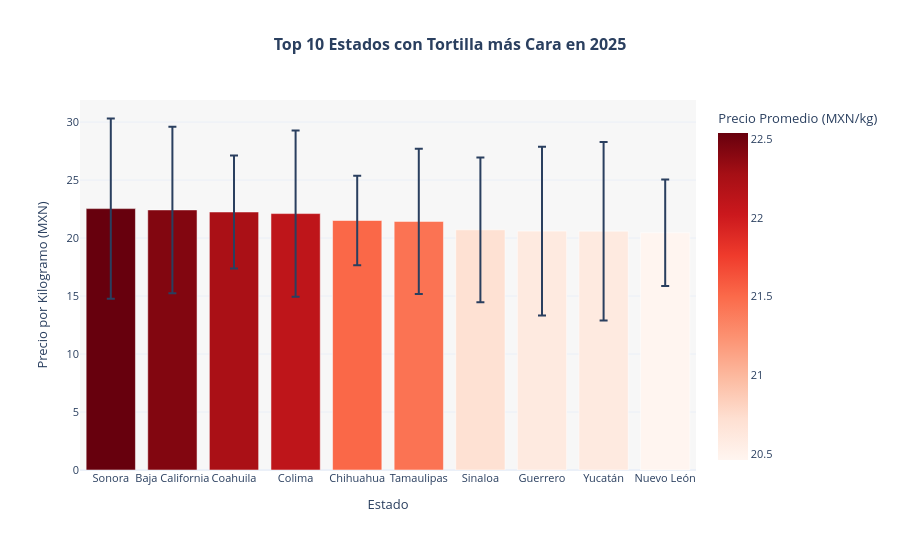

Source (notebook cell):
### Markdown cell above
### ¿Dónde está más cara la tortilla hoy en día?

### Code cell
# Top 10 estados con el precio promedio más alto
last_year = df['Year'].max()
state_prices = df[df['Year'] == last_year].groupby('State').agg(
    {'Price per kilogram': ['mean', 'std', 'count']}
).reset_index()
state_prices.columns = ['State', 'Mean_Price', 'Std_Price', 'Count']
state_prices = state_prices.sort_values('Mean_Price', ascending=False).head(10)

# Gráfica mejorada con colores degradados
fig = px.bar(state_prices, 
             x='State', 
             y='Mean_Price',
             error_y='Std_Price',
             title=f'<b>Top 10 Estados con Tortilla más Cara en {last_year}</b>',
             labels={'State': 'Estado', 'Mean_Price': 'Precio Promedio (MXN/kg)'},
             color='Mean_Price',
             color_continuous_scale='Reds')

fig.update_layout(
    title_font_size=16,
    title_x=0.5,
    height=550,
    template='plotly_white',
    font=dict(size=11),
    xaxis_title='Estado',
    yaxis_title='Precio por Kilogramo (MXN)',
    showlegend=False,
    plot_bgcolor='rgba(240, 240, 240, 0.5)'
)

fig.update_traces(textposition='outside')
fig.show()

# Estadísticas por estado
print("\n" + "=" * 80)
print(f"TOP 10 ESTADOS CON TORTILLA MÁS CARA EN {last_year}")
print("=" * 80)
for idx, row in state_prices.iterrows():
    print(f"{row['State']:20} | Promedio: ${row['Mean_Price']:6.2f} MXN/kg | "
          f"Desv. Est.: ${row['Std_Price']:5.2f} | Registros: {int(row['Count']):5,}")
print("=" * 80)

# Análisis de variabilidad regional
print("\nANÁLISIS DE VARIABILIDAD REGIONAL:")
print(f"• Estado más caro: {state_prices.iloc[0]['State']} (${state_prices.iloc[0]['Mean_Price']:.2f} MXN/kg)")
print(f"• Diferencia entre más caro y más barato: ${state_prices['Mean_Price'].max() - state_prices['Mean_Price'].min():.2f} MXN/kg")
print(f"• Variación porcentual: {((state_prices['Mean_Price'].max() / state_prices['Mean_Price'].min() - 1) * 100):.1f}%")

### Figure 1 — Plotly figure (JSON) as saved in the notebook; plotly's stock layout.template omitted (floating-point values rounded to 4 significant figures)
{"data": [{"error_y": {"array": [7.771, 7.178, 4.866, 7.167, 3.86, 6.271, 6.238, 7.276, 7.696, 4.587]}, "hovertemplate": "Estado=%{x}<br>Precio Promedio (MXN/kg)=%{marker.color}<extra></extra>", "legendgroup": "", "marker": {"color": [22.54, 22.43, 22.25, 22.11, 21.51, 21.44, 20.71, 20.6, 20.6, 20.46], "coloraxis": "coloraxis", "pattern": {"shape": ""}}, "name": "", "orientation": "v", "showlegend": false, "textposition": "outside", "type": "bar", "x": ["Sonora", "Baja California", "Coahuila", "Colima", "Chihuahua", "Tamaulipas", "Sinaloa", "Guerrero", "Yucatán", "Nuevo León"], "xaxis": "x", "y": [22.54, 22.43, 22.25, 22.11, 21.51, 21.44, 20.71, 20.6, 20.6, 20.46], "yaxis": "y"}], "layout": {"barmode": "relative", "coloraxis": {"colorbar": {"title": {"text": "Precio Promedio (MXN/kg)"}}, "colorscale": [[0, "rgb(255,245,240)"], [0.125, "rgb(254,224,210)"], [0.25, "rgb(252,187,161)"], [0.375, "rgb(252,146,114)"], [0.5, "rgb(251,106,74)"], [0.625, "rgb(239,59,44)"], [0.75, "rgb(203,24,29)"], [0.875, "rgb(165,15,21)"], [1, "rgb(103,0,13)"]]}, "font": {"size": 11}, "height": 550, "legend": {"tracegroupgap": 0}, "plot_bgcolor": "rgba(240, 240, 240, 0.5)", "showlegend": false, "title": {"font": {"size": 16}, "text": "<b>Top 10 Estados con Tortilla más Cara en 2025</b>", "x": 0.5}, "xaxis": {"anchor": "y", "domain": [0, 1], "title": {"text": "Estado"}}, "yaxis": {"anchor": "x", "domain": [0, 1], "title": {"text": "Precio por Kilogramo (MXN)"}}}}
